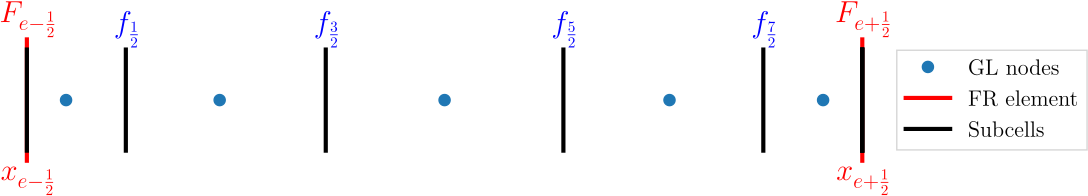

The Python source for this figure:
import numpy as np
from matplotlib import rcParams
rcParams['font.size'] = 16
rcParams['font.family'] = 'serif'
rcParams['figure.autolayout'] = True
rcParams['lines.linewidth'] = 3
rcParams['lines.markersize'] = 8
rcParams['axes.titlesize'] = 15
rcParams['axes.labelsize'] = 14
rcParams['text.usetex'] = True    # This will use Latex fonts (slow)
from matplotlib import rc
rc('text.latex', preamble = '\\usepackage{color}')
import os
import matplotlib.pyplot as plt

k = 4
nd = k + 1

def annotate(ax, label, location, color = 'black'):
    ax.annotate(label, xy=location,  xycoords='data',
    xytext=location, textcoords='data', fontsize='22',
    horizontalalignment='center', verticalalignment='center', color=color)

# Solution points
xg, wg = np.polynomial.legendre.leggauss(nd)
# Transform to [0,1]
xg = 0.5*(xg + 1.0)
wg = 0.5*wg

xf = np.zeros(nd+2)
xf[0] = 0.0
for i in range(1,nd+1):
    xf[i] = xf[i-1] + wg[i-1]
xf[-1] = 1.0

# plt.figure(figsize=(6,2))
plt.figure(figsize=(11.5,2.5))
ax = plt.gca()
plt.plot(xg,np.zeros(nd),'o', label = "GL nodes")
# plt.plot([0-(1-xg[-1]), 1+xg[0]], [0,0], 'ro')
annotate(ax, "$F_{e-\\frac{1}{2}}$", [xf[0]+0.0,  0.16], color = 'red')
annotate(ax, "$F_{e+\\frac{1}{2}}$", [xf[-1]+0.0, 0.16], color = 'red')
annotate(ax, "$x_{e-\\frac{1}{2}}$", [xf[0]+0.0,  -0.16], color = 'red')
annotate(ax, "$x_{e+\\frac{1}{2}}$", [xf[-1]+0.0, -0.16], color = 'red')
for i in range(1,nd):
  # annotate(ax, "$f_{\\frac{"+str(2*i+1)+"}{2}}$", [xf[i]+0.0, -0.14], color = 'blue')
  annotate(ax, "$f_{\\frac{"+str(2*i-1)+"}{2}}$", [xf[i]+0.0, 0.14], color = 'blue')
  # annotate(ax, "$f_{e+\\frac{1}{2}}$", [xf[2]+0.02, -0.17])
plt.ylim((-0.2,0.2))
plt.plot([xf[0],xf[0]],[-0.12,0.12],'r-', label = 'FR element')
plt.plot([xf[-1],xf[-1]],[-0.12,0.12],'r-')

for i in range(nd+2):
    plt.plot([xf[i],xf[i]],[-0.1,0.1],'k-')

# Just to put label
plt.plot([xf[nd+1],xf[nd+1]],[-0.1,0.1],'k-', label = 'Subcells')
plt.axis('off')
'''
ax.legend(loc='upper center', bbox_to_anchor=(1.2,0.8),
          fancybox=False, shadow=False)
'''
ax.legend(
           # loc='upper center', 
           loc = 'center left', 
           # bbox_to_anchor=(1.2,0.8),
           bbox_to_anchor=(0.98, 0.5),
          fancybox=False, shadow=False)
plt.savefig('subcells_fvm_gl.pdf')

os.system('bash pdfbb subcells_fvm_gl.pdf')

plt.show()
